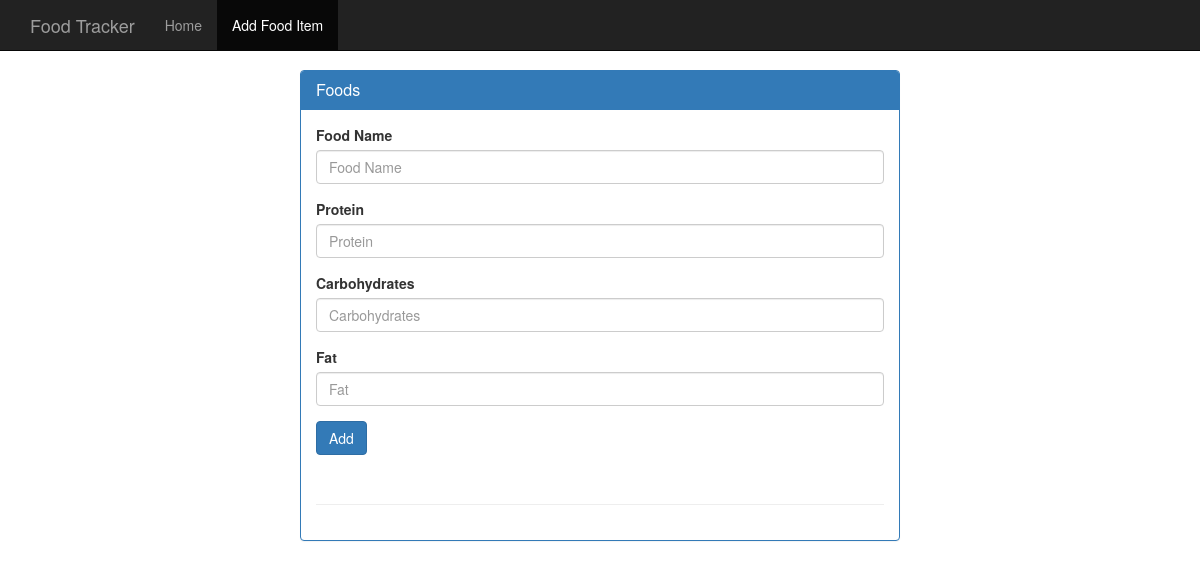
Before: /food with the older database file.
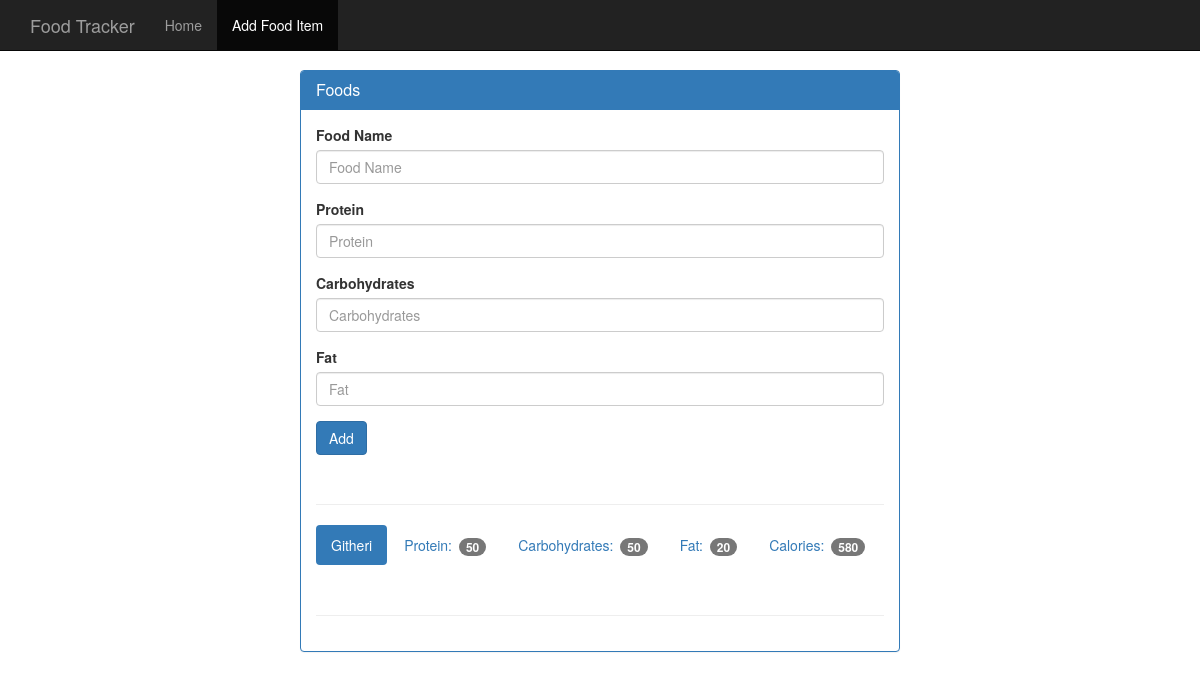
After: the same page with the newer database file.
### tables this page shows
CREATE TABLE food (
    id integer primary key autoincrement,
    name text not null,
    protein integer not null,
    carbohydrates integer not null,
    fat integer not null,
    calories integer not null
);

### app.py (the view, shortened to what this page needs)
@app.route('/food', methods=['GET', 'POST'])
def food():
    db = get_db()
    cur = db.execute('select name, protein, carbohydrates,fat, calories from food')
    results = cur.fetchall()
    return render_template('add_food.html', results=results)

### app.py (called while the page is built)
def connect_db():
    sql = sqlite3.connect('food_log.db')
    sql.row_factory = sqlite3.Row
    return sql

def get_db():
    if not hasattr(g, 'sqlite_db'):
        g.sqlite_db = connect_db()
    return g.sqlite_db

### templates/add_food.html (shortened to what this page needs)
<!DOCTYPE html>
<html lang="en">
  <head>
    <link href=" {{ url_for('static', filename= 'bootstrap.min.css' )}}" rel="stylesheet">
    <link href=" {{ url_for('static', filename= 'theme.css' )}}" rel="stylesheet">
  </head>
  <body>
    <nav class="navbar navbar-inverse navbar-fixed-top">
      <div class="container">
        <div class="navbar-header">
          <a class="navbar-brand" href="#">Food Tracker</a>
        </div>
        <div id="navbar" class="navbar-collapse collapse">
          <ul class="nav navbar-nav">
            <li><a href="#">Home</a></li>
            <li class="active"><a href="#">Add Food Item</a></li>
          </ul>
        </div>
      </div>
    </nav>
    <div class="container theme-showcase col-sm-6 col-sm-offset-3" role="main">
      <div class="row">
        <div>
          <div class="panel panel-primary">
            <div class="panel-heading">
              <h3 class="panel-title">Foods</h3>
            </div>
            <div class="panel-body">
              <form method="POST" action="{{ url_for('food') }}">
                <div class="form-group">
                  <label for="food-name">Food Name</label>
                  <input type="text" class="form-control" id="food-name" name="food-name" placeholder="Food Name">
                </div>
                <div class="form-group">
                  <label for="protein">Protein</label>
                  <input type="number" class="form-control" id="protein" name="protein" placeholder="Protein">
                </div>
                <div class="form-group">
                  <label for="carbohydrates">Carbohydrates</label>
                  <input type="number" class="form-control" id="carbohydrates" name="carbohydrates" placeholder="Carbohydrates">
                </div>
                <div class="form-group">
                  <label for="fat">Fat</label>
                  <input type="number" class="form-control" id="fat" name="fat" placeholder="Fat">
                </div>
                <button type="submit" class="btn btn-primary">Add</button>
              </form>
              <div class="page-header"></div>
              {% for food in results %}
              <ul class="nav nav-pills" role="tablist">
                <li class="active"><a>{{ food.name }}</a></li>
                <li><a>Protein: <span class="badge">{{ food.protein }}</span></a></li>
                <li><a>Carbohydrates: <span class="badge">{{ food.carbohydrates }}</span></a></li>
                <li><a>Fat: <span class="badge">{{ food.fat }}</span></a></li>
                <li><a>Calories: <span class="badge">{{ food.calories }}</span></a></li>
              </ul>
               <div class="page-header"></div>
              {% endfor %}
            </div>
          </div>
        </div>
      </div>
    </div>
  </body>
</html>

### static/theme.css (style rules this page uses)
body { padding-top: 70px; padding-bottom: 30px; }

Changed rows visible on the page:
added food: name "Githeri", protein "50", carbohydrates "50", fat "20", calories "580"
